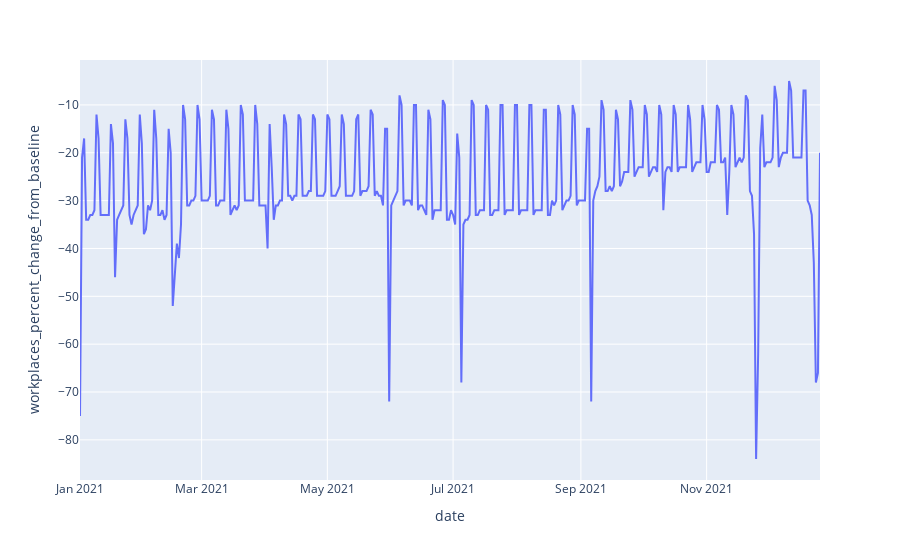

Write notebook code for a chart like this one.
### Markdown cell above
### How might COVID-19 responses affect different jobs in last year?

### Code cell
fig = px.line(df1, x="date", y="workplaces_percent_change_from_baseline")
fig.show()

### Figure 1 — Plotly figure (JSON) as saved in the notebook; plotly's stock layout.template omitted (floating-point values rounded to 4 significant figures; data arrays with more than 128 entries replaced by an {"elided": "..."} marker saying what was removed)
{"data": [{"hovertemplate": "date=%{x}<br>workplaces_percent_change_from_baseline=%{y}<extra></extra>", "legendgroup": "", "line": {"color": "#636efa", "dash": "solid"}, "marker": {"symbol": "circle"}, "mode": "lines", "name": "", "orientation": "v", "showlegend": false, "type": "scatter", "x": {"elided": "360 str values"}, "xaxis": "x", "y": {"elided": "360 int values"}, "yaxis": "y"}], "layout": {"legend": {"tracegroupgap": 0}, "margin": {"t": 60}, "xaxis": {"anchor": "y", "domain": [0, 1], "title": {"text": "date"}}, "yaxis": {"anchor": "x", "domain": [0, 1], "title": {"text": "workplaces_percent_change_from_baseline"}}}}
